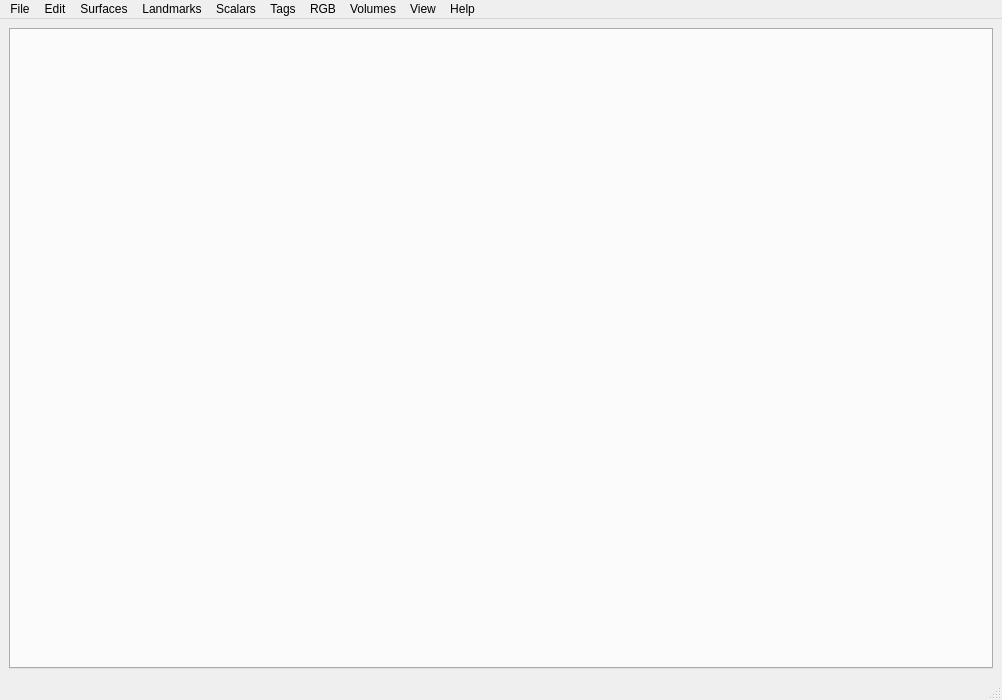
<?xml version="1.0" encoding="UTF-8"?>
<ui version="4.0">
 <class>MorphoDig</class>
 <widget class="QMainWindow" name="MorphoDig">
  <property name="geometry">
   <rect>
    <x>0</x>
    <y>0</y>
    <width>1002</width>
    <height>700</height>
   </rect>
  </property>
  <property name="windowTitle">
   <string>MorphoDig</string>
  </property>
  <property name="windowIcon">
   <iconset resource="Icons/icons.qrc">
    <normaloff>:/Icons/MorphoDig.ico</normaloff>:/Icons/MorphoDig.ico</iconset>
  </property>
  <property name="iconSize">
   <size>
    <width>22</width>
    <height>22</height>
   </size>
  </property>
  <widget class="QWidget" name="centralwidget">
   <layout class="QGridLayout" name="gridLayout">
    <item row="0" column="0">
     <widget class="QTabWidget" name="tabWidget">
      <property name="currentIndex">
       <number>-1</number>
      </property>
     </widget>
    </item>
   </layout>
  </widget>
  <widget class="QMenuBar" name="menubar">
   <property name="geometry">
    <rect>
     <x>0</x>
     <y>0</y>
     <width>1002</width>
     <height>26</height>
    </rect>
   </property>
   <widget class="QMenu" name="menuFile">
    <property name="title">
     <string>File</string>
    </property>
   </widget>
   <widget class="QMenu" name="menuHelp">
    <property name="title">
     <string>Help</string>
    </property>
   </widget>
   <widget class="QMenu" name="menuEdit">
    <property name="title">
     <string>Edit</string>
    </property>
   </widget>
   <widget class="QMenu" name="menuLandmarks">
    <property name="title">
     <string>Landmarks</string>
    </property>
   </widget>
   <widget class="QMenu" name="menuEditSelectedSurfaces">
    <property name="title">
     <string>Surfaces</string>
    </property>
   </widget>
   <widget class="QMenu" name="menuView">
    <property name="title">
     <string>View</string>
    </property>
   </widget>
   <widget class="QMenu" name="menuScalars">
    <property name="title">
     <string>Scalars</string>
    </property>
   </widget>
   <widget class="QMenu" name="menuTags">
    <property name="title">
     <string>Tags</string>
    </property>
   </widget>
   <widget class="QMenu" name="menuRGB">
    <property name="title">
     <string>RGB</string>
    </property>
   </widget>
   <widget class="QMenu" name="menuVolumes">
    <property name="title">
     <string>Volumes</string>
    </property>
   </widget>
   <addaction name="menuFile"/>
   <addaction name="menuEdit"/>
   <addaction name="menuEditSelectedSurfaces"/>
   <addaction name="menuLandmarks"/>
   <addaction name="menuScalars"/>
   <addaction name="menuTags"/>
   <addaction name="menuRGB"/>
   <addaction name="menuVolumes"/>
   <addaction name="menuView"/>
   <addaction name="menuHelp"/>
  </widget>
  <widget class="QStatusBar" name="statusbar"/>
  <action name="actionExit">
   <property name="text">
    <string>Exit</string>
   </property>
  </action>
  <action name="actionHelp">
   <property name="icon">
    <iconset resource="Icons/icons.qrc">
     <normaloff>:/Icons/help.png</normaloff>:/Icons/help.png</iconset>
   </property>
   <property name="text">
    <string>Help</string>
   </property>
  </action>
 </widget>
 <resources>
  <include location="Icons/icons.qrc"/>
 </resources>
 <connections/>
</ui>
